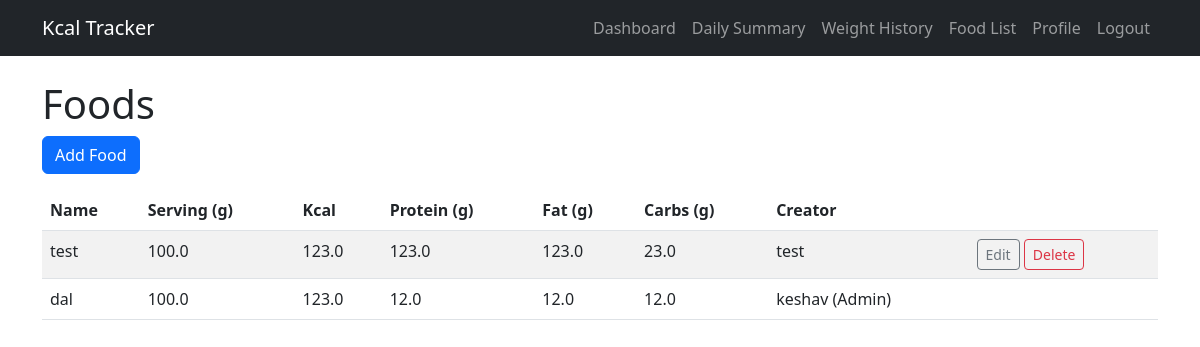
/tracker/foods/ (signed in), run on the app's committed database.
### tracker/models.py (models this page shows, shortened)
class Food(models.Model):
    name = models.CharField(max_length=120, unique=True)
    serving_size_g = models.FloatField(default=100)
    kcal = models.FloatField()
    protein_g = models.FloatField(default=0)
    fat_g = models.FloatField(default=0)
    carbs_g = models.FloatField(default=0)
    creator = models.ForeignKey(User,null=True,blank=True,on_delete=models.SET_NULL,related_name='foods')
    created_at = models.DateTimeField(auto_now_add=True)

### tracker/views.py (the view)
# urls.py: path('', views.foods_list, name='search'),
@login_required
def foods_list(request):
    if request.user.is_superuser:
        foods = Food.objects.filter(Q(creator__is_superuser=True)).order_by('-created_at')
    else:
        foods = Food.objects.filter(Q(creator__is_superuser=True) | Q(creator=request.user)).order_by('-created_at')
    return render(request, 'FoodCURD/foods_list.html', {'foods': foods})

### tracker/templates/FoodCURD/foods_list.html
{% extends "base.html" %}
{% load static %}
{% block content %}
<h1>Foods</h1>
<a href="{% url 'food_create' %}" class="btn btn-primary">Add Food</a>
<table class="table table-striped mt-3">
    <thead>
        <tr>
            <th>Name</th>
            <th>Serving (g)</th>
            <th>Kcal</th>
            <th>Protein (g)</th>
            <th>Fat (g)</th>
            <th>Carbs (g)</th>
            <th>Creator</th>
            <th></th>
        </tr>
    </thead>
    <tbody>
        {% for food in foods %}
        <tr>
            <td>{{ food.name }}</td>
            <td>{{ food.serving_size_g }}</td>
            <td>{{ food.kcal }}</td>
            <td>{{ food.protein_g }}</td>
            <td>{{ food.fat_g }}</td>
            <td>{{ food.carbs_g }}</td>
            <td>
                {% if food.creator %}
                    {% if food.creator.is_superuser %}
                        {{ food.creator.username }} (Admin)
                    {% else %}
                        {{ food.creator.username }}
                    {% endif %}
                {% else %}
                    system
                {% endif %}
            </td>
            <td>
                {% if user.is_superuser or food.creator == user %}
                    <a href="{% url 'food_update' food.pk %}" class="btn btn-sm btn-outline-secondary">Edit</a>
                    <a href="{% url 'food_delete' food.pk %}" class="btn btn-sm btn-outline-danger">Delete</a>
                {% endif %}
            </td>
        </tr>
        {% empty %}
        <tr><td colspan="8">No foods found.</td></tr>
        {% endfor %}
    </tbody>
</table>
{% endblock %}

### data on the page
Food: name "test", serving_size_g "100.0", kcal "123.0", protein_g "123.0", fat_g "123.0", carbs_g "23.0", creator.username "test", shows "Edit"
Food: name "dal", serving_size_g "100.0", kcal "123.0", protein_g "12.0", fat_g "12.0", carbs_g "12.0", creator.username "keshav"
